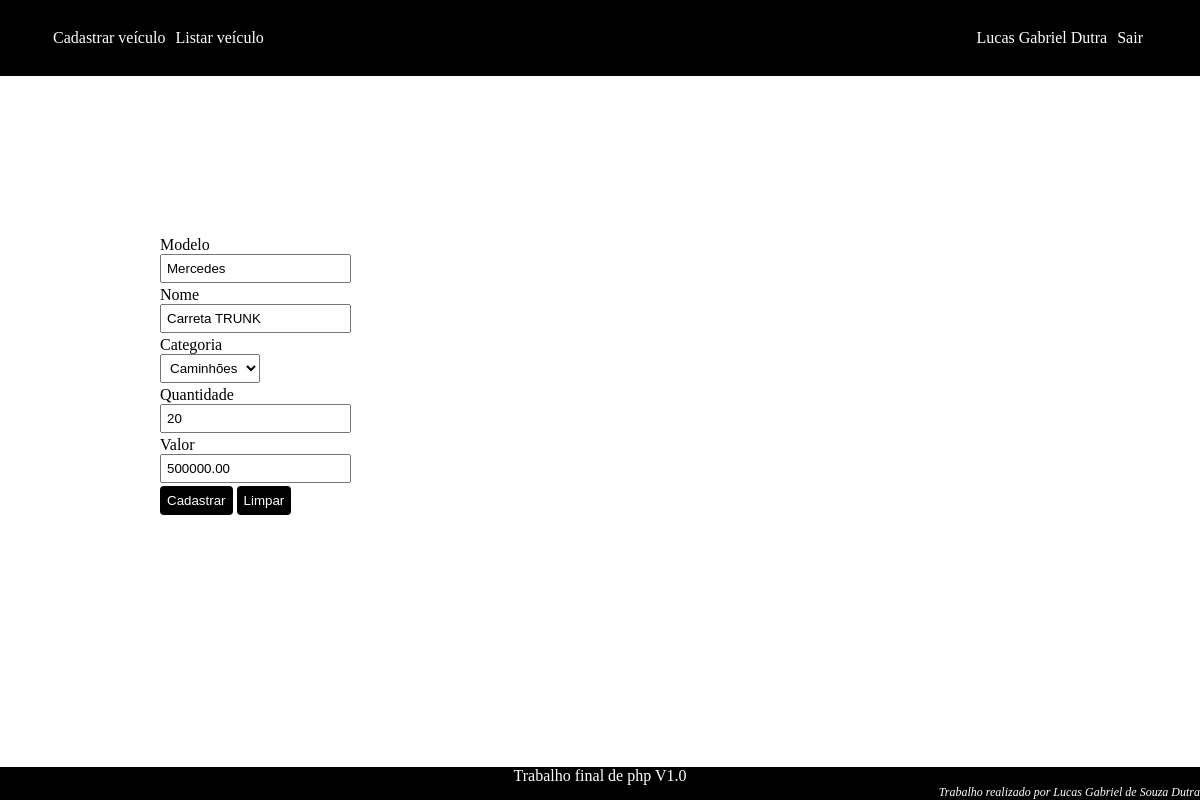
/view/sistema.php?tela=cv&id=11 (signed in), run on the app's committed database.
### tables this page shows
CREATE TABLE `veiculo` (
  `id` int(11) NOT NULL AUTO_INCREMENT,
  `nome` varchar(255) DEFAULT NULL,
  `modelo` varchar(255) DEFAULT NULL,
  `categoria` int(11) DEFAULT NULL,
  `quantidade` int(11) DEFAULT NULL,
  `valor` decimal(12,2) DEFAULT NULL,
  PRIMARY KEY (`id`),
  KEY `categoria` (`categoria`),
  CONSTRAINT `veiculo_ibfk_1` FOREIGN KEY (`categoria`) REFERENCES `categoria` (`id`)
);

CREATE TABLE `categoria` (
  `id` int(11) NOT NULL AUTO_INCREMENT,
  `descricao` varchar(255) DEFAULT NULL,
  PRIMARY KEY (`id`)
);

### control/dao/EntityManager.class.php (called while the page is built, shortened)
<?php
require_once __DIR__ . '/DataSource.class.php';
require_once __DIR__ . '/../../model/Entity.class.php';
class EntityManager extends DataSource
{
    protected $table;
    protected $fields;
    public function EntityManager($table, $classe)
    {
        $this->table = $table;
        $this->fields = ["id" => "id"];
    }
    public function getAll()
    {
        $query = "select * from $this->table";
        return $this->asListObject(parent::getConexao()->query($query));
    }
    public function pegarPorId($id)
    {
        $result = $this->getAllUsingFilter(['id' => $id]);
        return $result[0];
    }
    public function getAllUsingFilter($filtros, $operador = "and")
    {
        $query = "select * from $this->table ";
        $filtro = "";
        foreach ($filtros as $key => $value) {
            if (!empty($filtro)) {
                $filtro .= " $operador ";
            } else {
                $filtro .= " where ";
            }
            $filtro .= "$key = '$value'";
        }
        $query .= $filtro;
        return $this->asListObject(parent::getConexao()->query($query));
    }
    function asListObject($result)
    {
        $lista = array();
        while ($linha = $result->fetch(PDO::FETCH_OBJ)) {
            $lista[] = $this->asObject($linha);
        }
        return $lista;
    }
    function asObject($linha)
    {
        $objeto = new $this->classe();
        foreach ($this->fields as $key => $value) {
            $setter = $this->getMethodSetter($key);
            $objeto->$setter($linha->$key);
        }
        return $objeto;
    }
    protected function getMethodSetter($field)
    {
        return 'set' . strtoupper(substr($field, 0, 1)) . substr($field, 1);
    }
}
?>

### control/bo/VeiculoBO.class.php (called while the page is built, shortened)
<?php
require_once __DIR__ . '/../dao/VeiculoDAO.class.php';
class VeiculoBO
{
    private $veiculoDAO;
    public function VeiculoBO()
    {
        $this->veiculoDAO = new VeiculoDAO();
    }
    public function pegarPorId($id)
    {
        return $this->veiculoDAO->pegarPorId($id);
    }
}
?>

### control/dao/DataSource.class.php (called while the page is built)
<?php
class DataSource
{
    private $usuario;
    private $senha;
    private $endereco;
    private $porta;
    private $banco;
    public function DataSource()
    {
        $this->usuario = 'trabalhoFinal';
        $this->senha = 'trabalhoFinal';
        $this->endereco = 'localhost';
        $this->porta = 3306;
        $this->banco = 'trabalho_final_php';
    }
    protected function getConexao()
    {
        $conexao = "mysql:host=$this->endereco:$this->porta;dbname=$this->banco";
        return new PDO($conexao, $this->usuario, $this->senha);
    }
}
?>

### control/dao/VeiculoDAO.class.php (called while the page is built, shortened)
<?php
require_once __DIR__ . '/EntityManager.class.php';
require_once __DIR__ . '/../../model/Veiculo.class.php';
class VeiculoDAO extends EntityManager
{
    public function VeiculoDAO()
    {
        $this->fields = array_merge(
            $this->fields,
            [
                "modelo" => "modelo",
                "nome" => "nome",
                "categoria" => "categoria",
                "quantidade" => "quantidade",
                "valor" => "valor"
            ]
        );
    }
}
?>

### model/Entity.class.php (called while the page is built)
<?php
class Entity
{
    private $id;
    public function getId()
    {
        return $this->id;
    }
    public function setId($id)
    {
        $this->id = $id;
        return $this;
    }
}
?>

### model/Veiculo.class.php (called while the page is built)
<?php
require_once 'Categoria.class.php';
class Veiculo extends Entity
{
    private $nome;
    private $modelo;
    private $categoria;
    private $quantidade;
    private $valor;
    public function Veiculo(
        $nome = null,
        $modelo = null,
        $categoria = null,
        $quantidade = null,
        $valor = null
    ) {
        $this->nome = $nome;
        $this->modelo = $modelo;
        $this->categoria = $categoria;
        $this->quantidade = $quantidade;
        $this->valor = $valor;
    }
    public function getNome()
    {
        return $this->nome;
    }
    public function setNome($nome)
    {
        $this->nome = $nome;
        return $this;
    }
    public function getModelo()
    {
        return $this->modelo;
    }
    public function setModelo($modelo)
    {
        $this->modelo = $modelo;
        return $this;
    }
    public function getCategoria()
    {
        return $this->categoria;
    }
    public function setCategoria($categoria)
    {
        $this->categoria = $categoria;
        return $this;
    }
    public function getQuantidade()
    {
        return $this->quantidade;
    }
    public function setQuantidade($quantidade)
    {
        $this->quantidade = $quantidade;
        return $this;
    }
    public function getValor()
    {
        return $this->valor;
    }
    public function setValor($valor)
    {
        $this->valor = $valor;
        return $this;
    }
}
?>

### control/bo/CategoriaBO.class.php (called while the page is built, shortened)
<?php
require_once __DIR__ . '/../dao/CategoriaDAO.class.php';
class CategoriaBO
{
    private $categoriaDAO;
    public function CategoriaBO()
    {
        $this->categoriaDAO = new CategoriaDAO();
    }
    public function getCategorias()
    {
        return $this->categoriaDAO->getAll();
    }
}
?>

### control/dao/CategoriaDAO.class.php (called while the page is built, shortened)
<?php
require_once __DIR__ . '/EntityManager.class.php';
require_once __DIR__ . '/../../model/Categoria.class.php';
class CategoriaDAO extends EntityManager
{
    public function CategoriaDAO()
    {
        $this->fields = array_merge($this->fields, ['descricao' => 'descricao']);
    }
}
?>

### model/Categoria.class.php (called while the page is built)
<?php
class Categoria extends Entity
{
    private $descricao;
    public function getDescricao()
    {
        return $this->descricao;
    }
    public function setDescricao($descricao)
    {
        $this->descricao = $descricao;
        return $this;
    }
}
?>

### view/veiculo/manter.php (the view, shortened to what this page needs)
<?php
require_once __DIR__ . '/../../control/bo/CategoriaBO.class.php';
require_once __DIR__ . '/../../control/bo/VeiculoBO.class.php';
$categoriaBO = new CategoriaBO();
$categorias = $categoriaBO->getCategorias();
if (isset($_GET['id'])) {
    $veiculoBO = new VeiculoBO();
    $veiculo = $veiculoBO->pegarPorId($_GET['id']);
}
?>
<form action="../control/manter-veiculo.php" method="post">
    <div class="formulario">
        <div class="field">
            <label for="modelo">Modelo</label>
            <input type="text" name="modelo" id="modelo" placeholder="Digite o modelo"
            value="<?= isset($veiculo) ? $veiculo->getModelo() : '' ?>">
        </div>
        <div class="field">
            <label for="nome">Nome</label>
            <input type="text" name="nome" id="nome" placeholder="Digite o nome"
            value="<?= isset($veiculo) ? $veiculo->getNome() : '' ?>"
            >
        </div>
        <div class="field">
            <label for="categoria">Categoria</label>
            <select name="categoria" id="categoria">
                <?php
                foreach ($categorias as $categoria) {
                    echo "<option value=" . $categoria->getId() . "
                    " . ((isset($veiculo) &&
                        $veiculo->getCategoria() == $categoria->getId())
                        ? 'selected' : '') . ">" . $categoria->getDescricao() .
                        "</option>";
                }
                ?>
            </select>
        </div>
        <div class="field">
            <label for="Quantidade">Quantidade</label>
            <input type="number" name="quantidade" id="quantidade" placeholder="Digite a quantidade"
            value="<?= isset($veiculo) ? $veiculo->getQuantidade() : '' ?>"/>
        </div>
        <div class="field">
            <label for="valor">Valor</label>
            <input type="number" name="valor" id="valor" placeholder="Digite o valor" step="0.01"
                value="<?= isset($veiculo) ? $veiculo->getValor() : ''; ?>">
        </div>
        <div class="field">
            <button type="submit">Cadastrar</button>
            <button type="reset">Limpar</button>
        </div>
    </div>
</form>

### view/estilo/pagina.css (style rules this page uses)
body { margin: 0 !important; }
div.field { margin: 3px 0; }
div.field input[type="text"], div.field input[type="password"], div.field input[type="number"], div.field select { display: block; padding: 5px; }
div.field label { font-size: 16px; display: block; font-family: Cambria, Cochin, Georgia, Times, "Times New Roman", serif; }
div.field button { border-radius: 4px; background-color: black; color: white; border: none; padding: 7px; }
.formulario { margin-top: 10rem; margin-left: 10rem; }

### data on the page
veiculo: modelo "Mercedes", nome "Carreta TRUNK", categoria "Caminhões", quantidade "20", valor "500000.00"

### other printed values
$usuario->getNome() "Lucas Gabriel"
$usuario->getUltimoNome() "Dutra"
